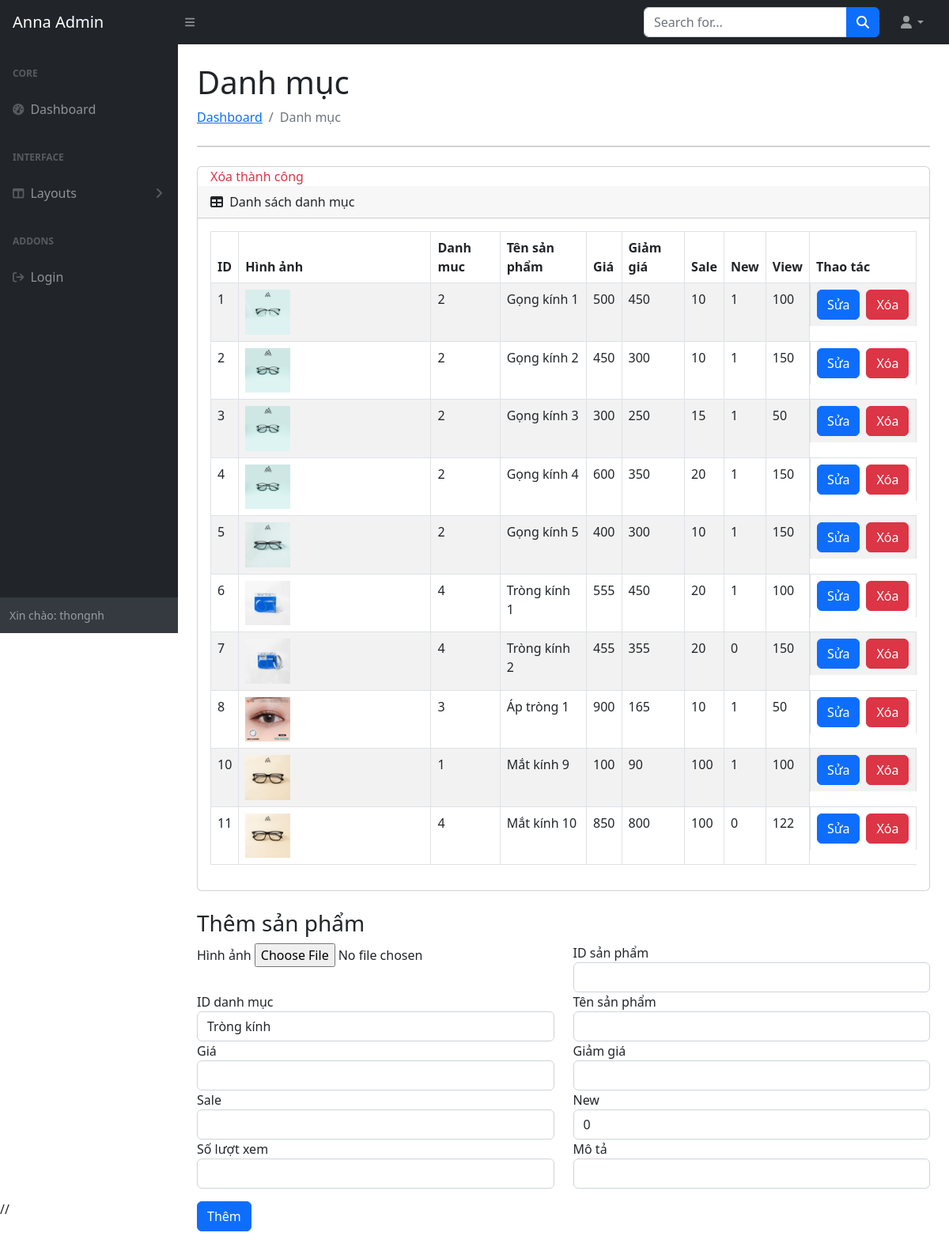
Screenshot of /Admin/index.php?pg=delsp&id_sp=1 (signed in) with the database file from the repository.
### tables this page shows
CREATE TABLE `san_pham` (
  `id_sp` int(9) NOT NULL,
  `ten_sp` varchar(50) NOT NULL,
  `gia` double(10,2) NOT NULL DEFAULT 0.00,
  `giam_gia` double(10,2) NOT NULL DEFAULT 0.00,
  `hinh` varchar(300) NOT NULL,
  `ngay_nhap` datetime NOT NULL,
  `mo_ta` text NOT NULL,
  `sale` int(100) NOT NULL,
  `so_luot_xem` int(100) NOT NULL,
  `ma_sp` varchar(50) NOT NULL,
  `chi_tiet` text NOT NULL,
  `new` tinyint(1) NOT NULL,
  `id_danhmuc` int(9) NOT NULL
);

### Dao/pdo.php (called while the page is built, shortened)
<?php
function pdo_get_connection(){
    $dburl = "mysql:host=localhost;dbname=anna;charset=utf8";
    $username = 'root';
    $password = '';
    $conn = new PDO($dburl, $username, $password);
    $conn->setAttribute(PDO::ATTR_ERRMODE, PDO::ERRMODE_EXCEPTION);
    return $conn;
}
function pdo_execute($sql){
    $sql_args = array_slice(func_get_args(), 1);
    try{
        $conn = pdo_get_connection();
        $stmt = $conn->prepare($sql);
        $stmt->execute($sql_args);
    }
    catch(PDOException $e){
        throw $e;
    }
    finally{
        unset($conn);
    }
}
function pdo_query($sql){
    $sql_args = array_slice(func_get_args(), 1);
    try{
        $conn = pdo_get_connection();
        $stmt = $conn->prepare($sql);
        $stmt->execute($sql_args);
        $rows = $stmt->fetchAll();
        return $rows;
    }
    catch(PDOException $e){
        throw $e;
    }
    finally{
        unset($conn);
    }
}

### Dao/danhmuc.php (called while the page is built, shortened)
<?php
function danhmuc_select_all(){
    $sql = "SELECT * FROM danhmuc ORDER BY id_danhmuc DESC";
    return pdo_query($sql);
}

### Dao/sanpham.php (called while the page is built, shortened)
<?php
require_once 'pdo.php';
function get_product_all(){
    $sql = "SELECT * FROM san_pham";
    return pdo_query($sql);
}
function delete_sanpham($id_sp){
    $sql = "DELETE FROM san_pham WHERE id_sp=?";
    pdo_execute($sql, $id_sp);
    $tb="Xóa thành công";
    return $tb;
}

### Admin/public/admin_sanpham.php (the view, shortened to what this page needs)
<?php
$select_html = '';
foreach ($danhmuc_list as $item) {
    $id = $item['id_danhmuc'];
    $ten_dm = $item['ten'];
    $select_html .= '<option value="' . $id. '">' . $ten_dm . '</option>';
}
?>
<div id="layoutSidenav_content">
    <main>
        <div class="container-fluid px-4">
            <h1 class="mt-4">Danh mục</h1>
            <ol class="breadcrumb mb-4">
                <li class="breadcrumb-item"><a href="index.html">Dashboard</a></li>
                <li class="breadcrumb-item active">Danh mục</li>
            </ol>
            <div class="card mb-4">
            </div>
            <div class="card mb-4">
                <?php
        if (isset($tb)) echo"<span class='px-3 fz-1 text-danger'>".$tb."</span>"
        ?>
                <div class="card-header">
                    <i class="fas fa-table me-1"></i>
                    Danh sách danh mục
                </div>
                <div class="card-body">
                    <table id="customTable" class="table table-striped table-bordered">
                        <thead>
                            <tr>
                                <th>ID</th>
                                <th>Hình ảnh</th>
                                <th>Danh muc</th>
                                <th>Tên sản phẩm</th>
                                <th>Giá</th>
                                <th>Giảm giá</th>
                                <th>Sale</th>
                                <th>New</th>
                                <th>View</th>
                                <th>Thao tác</th>
                            </tr>
                        </thead>
                        <tbody>
                            <?php
                                foreach ($sanpham_list as $item) {
                                    extract($item);
                                    $edit = "<a href='index.php?pg=updatesp&id_sp=" . $id_sp . "' class='btn btn-primary'>Sửa</a>";
                                    $del = "<a href='index.php?pg=delsp&id_sp=" . $id_sp . "' class='btn btn-danger'>Xóa</a>";
                                    echo '
                                    <tr >
                                        <td >' . $id_sp . '</td>
                                        <td><img class ="w-25" src="../View/layout/images/' . $hinh . '" alt="Sản phẩm"></td>
                                        <td>' . $id_danhmuc . '</td>
                                        <td>' . $ten_sp . '</td>
                                        <td>' . $gia . '</td>
                                        <td>' . $giam_gia . '</td>
                                        <td>' . $sale . '</td>
                                        <td>' . $new . '</td>
                                        <td>' . $so_luot_xem . '</td>
                                        <td class="d-flex gap-2">
                                            ' . $edit . $del . '
                                        </td>
                                    </tr>';
                                }
                                ?>
                        </tbody>
                    </table>
                </div>
            </div>
        </div>
        <div class="add-catalog container px-4 fz-1">
            <h3 class="add-catalog-title ">Thêm sản phẩm</h3>
            <form class="formmain row" action="index.php?pg=add_sanpham" method="post" enctype="multipart/form-data">
                <div class="form-group col-6">
                    <label class="fw-400" for="hinh">Hình ảnh</label>
                    <input type="file" class="hinh" id="hinh" name="hinh" required>
                </div>
                <div class="form-group col-6">
                    <label class="fw-400" for="category-name ">ID sản phẩm</label>
                    <input type="text" class="form-control" id="category-name" name="id_sp">
                </div>
                <div class="form-group col-6">
                    <label class="fw-400" for="category-description">ID danh mục</label>
                    <select class="form-control" name="id_danhmuc">
                        <?=$select_html?>
                    </select>
                </div>
                <div class="form-group col-6">
                    <label class="fw-400" for="category-description">Tên sản phẩm</label>
                    <input type="text" class="form-control" id="category-description" name="ten_sp">
                </div>
                <div class="form-group col-6">
                    <label class="fw-400" for="category-description">Giá</label>
                    <input type="number" class="form-control" id="category-description" name="gia">
                </div>
                <div class="form-group col-6">
                    <label class="fw-400" for="category-description">Giảm giá</label>
                    <input type="number" class="form-control" id="category-description" name="giam_gia">
                </div>
                <div class="form-group col-6">
                    <label class="fw-400" for="category-description">Sale</label>
                    <input type="number" class="form-control" id="category-description" name="sale">
                </div>
                <div class="form-group col-6">
                    <label class="fw-400" for="category-description">New</label>
                    <select class="form-control" name="new" id="" class="col-12">
                        <option value="0">0</option>
                    </select>
                </div>
                <div class="form-group col-6">
                    <label class="fw-400" for="category-description">Số lượt xem</label>
                    <input type="number" class="form-control" id="category-description" name="so_luot_xem">
                </div>
                <div class="form-group col-6">
                    <label class="fw-400" for="category-description">Mô tả</label>
                    <input type="text" class="form-control" id="category-description" name="mo_ta">
                </div>
                <div class="py-3">
                    <input type="submit" class="btn btn-primary" name="btn-add" value="Thêm">
                </div>
            </form>
        </div>
</div>
</div>

### rows the page displays
san_pham: id_sp "1", hinh (picture), id_danhmuc "2", ten_sp "Gọng kính 1", gia "500", giam_gia "450", sale "10", new "1", so_luot_xem "100"
san_pham: id_sp "2", hinh (picture), id_danhmuc "2", ten_sp "Gọng kính 2", gia "450", giam_gia "300", sale "10", new "1", so_luot_xem "150"
san_pham: id_sp "3", hinh (picture), id_danhmuc "2", ten_sp "Gọng kính 3", gia "300", giam_gia "250", sale "15", new "1", so_luot_xem "50"
san_pham: id_sp "4", hinh (picture), id_danhmuc "2", ten_sp "Gọng kính 4", gia "600", giam_gia "350", sale "20", new "1", so_luot_xem "150"
san_pham: id_sp "5", hinh (picture), id_danhmuc "2", ten_sp "Gọng kính 5", gia "400", giam_gia "300", sale "10", new "1", so_luot_xem "150"
san_pham: id_sp "6", hinh (picture), id_danhmuc "4", ten_sp "Tròng kính 1", gia "555", giam_gia "450", sale "20", new "1", so_luot_xem "100"
san_pham: id_sp "7", hinh (picture), id_danhmuc "4", ten_sp "Tròng kính 2", gia "455", giam_gia "355", sale "20", new "0", so_luot_xem "150"
san_pham: id_sp "8", hinh (picture), id_danhmuc "3", ten_sp "Áp tròng 1", gia "900", giam_gia "165", sale "10", new "1", so_luot_xem "50"
san_pham: id_sp "10", hinh (picture), id_danhmuc "1", ten_sp "Mắt kính 9", gia "100", giam_gia "90", sale "100", new "1", so_luot_xem "100"
san_pham: id_sp "11", hinh (picture), id_danhmuc "4", ten_sp "Mắt kính 10", gia "850", giam_gia "800", sale "100", new "0", so_luot_xem "122"

### other values shown
$admin["username"] "thongnh"
$tb "Xóa thành công"
form field id_danhmuc "Tròng kính"
